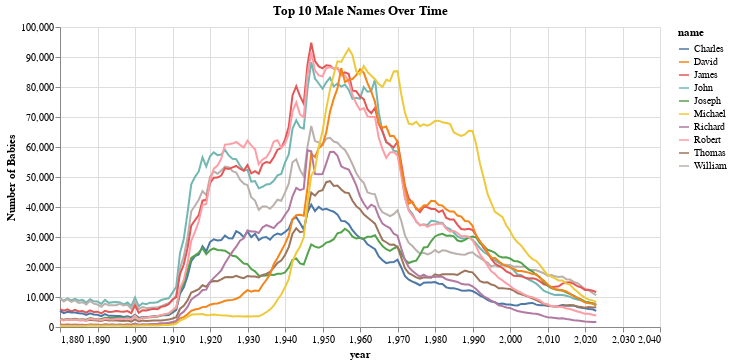

The notebook cell saved with this chart:
### Code cell
top10_male_names = top10[top10['sex'] == 'M']['name'].tolist()
male_trends = babynames[(babynames['sex'] == 'M') & (babynames['name'].isin(top10_male_names))]

alt.Chart(male_trends).mark_line().encode(
    x='year:Q',
    y=alt.Y('n:Q', title='Number of Babies'),
    color='name:N'
).properties(
    title='Top 10 Male Names Over Time',
    width=600
)

### Figure 1 — Vega-Lite specification as saved in the notebook (floating-point values rounded to 4 significant figures; data arrays with more than 128 entries replaced by an {"elided": "..."} marker saying what was removed)
{"config": {"view": {"continuousWidth": 300, "continuousHeight": 300}}, "data": {"name": "data-e299747401deb86b9bf0bdec697d730a"}, "mark": {"type": "line"}, "encoding": {"color": {"field": "name", "type": "nominal"}, "x": {"field": "year", "type": "quantitative"}, "y": {"field": "n", "title": "Number of Babies", "type": "quantitative"}}, "title": "Top 10 Male Names Over Time", "width": 600, "$schema": "https://vega.github.io/schema/vega-lite/v6.1.0.json", "datasets": {"data-e299747401deb86b9bf0bdec697d730a": {"elided": "1440 records"}}}
